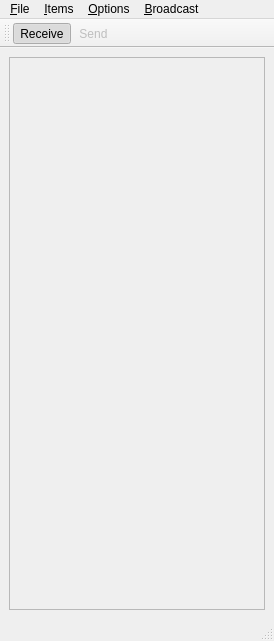
<?xml version="1.0" encoding="UTF-8"?>
<ui version="4.0">
 <class>LogViewer</class>
 <widget class="QMainWindow" name="LogViewer">
  <property name="geometry">
   <rect>
    <x>0</x>
    <y>0</y>
    <width>274</width>
    <height>641</height>
   </rect>
  </property>
  <property name="windowTitle">
   <string>MainWindow</string>
  </property>
  <widget class="QWidget" name="centralwidget">
   <layout class="QVBoxLayout" name="verticalLayout">
    <item>
     <widget class="QScrollArea" name="tracksArea">
      <property name="verticalScrollBarPolicy">
       <enum>Qt::ScrollBarAlwaysOff</enum>
      </property>
      <property name="horizontalScrollBarPolicy">
       <enum>Qt::ScrollBarAsNeeded</enum>
      </property>
      <property name="widgetResizable">
       <bool>true</bool>
      </property>
      <widget class="QWidget" name="scrollAreaWidgetContents">
       <property name="geometry">
        <rect>
         <x>0</x>
         <y>0</y>
         <width>254</width>
         <height>532</height>
        </rect>
       </property>
      </widget>
     </widget>
    </item>
   </layout>
  </widget>
  <widget class="QMenuBar" name="menubar">
   <property name="geometry">
    <rect>
     <x>0</x>
     <y>0</y>
     <width>274</width>
     <height>25</height>
    </rect>
   </property>
   <widget class="QMenu" name="menu_File">
    <property name="title">
     <string>&amp;File</string>
    </property>
    <addaction name="actionE_xit"/>
   </widget>
   <widget class="QMenu" name="menuSpectrum">
    <property name="title">
     <string>&amp;Items</string>
    </property>
    <addaction name="action_Add_Log"/>
    <addaction name="actionAdd_Logs_by_Log"/>
    <addaction name="action_Remove_Log"/>
    <addaction name="separator"/>
    <addaction name="actionSetup_Tops"/>
    <addaction name="actionSetup_Horizons"/>
   </widget>
   <widget class="QMenu" name="menu_Options">
    <property name="title">
     <string>&amp;Options</string>
    </property>
    <widget class="QMenu" name="menuSort">
     <property name="title">
      <string>&amp;Sort</string>
     </property>
     <addaction name="actionSort_By_Log"/>
     <addaction name="actionSort_By_Well"/>
    </widget>
    <addaction name="actionConfigure_X_Axis_2"/>
    <addaction name="actionConfigure_Z_Axis"/>
    <addaction name="actionConfigure_Track_Labels"/>
    <addaction name="separator"/>
    <addaction name="menuSort"/>
   </widget>
   <widget class="QMenu" name="menu_Broadcast">
    <property name="title">
     <string>&amp;Broadcast</string>
    </property>
    <addaction name="action_Receive"/>
    <addaction name="action_Send"/>
   </widget>
   <addaction name="menu_File"/>
   <addaction name="menuSpectrum"/>
   <addaction name="menu_Options"/>
   <addaction name="menu_Broadcast"/>
  </widget>
  <widget class="QStatusBar" name="statusbar"/>
  <widget class="QToolBar" name="toolBar">
   <property name="windowTitle">
    <string>toolBar</string>
   </property>
   <attribute name="toolBarArea">
    <enum>TopToolBarArea</enum>
   </attribute>
   <attribute name="toolBarBreak">
    <bool>false</bool>
   </attribute>
   <addaction name="action_Receive"/>
   <addaction name="action_Send"/>
  </widget>
  <action name="actionE_xit">
   <property name="text">
    <string>E&amp;xit</string>
   </property>
   <property name="shortcut">
    <string>Ctrl+X</string>
   </property>
  </action>
  <action name="action_Add_Log">
   <property name="text">
    <string>&amp;Add Logs by Well</string>
   </property>
   <property name="shortcut">
    <string>Ctrl+A</string>
   </property>
  </action>
  <action name="actionConfigure_Z_Axis">
   <property name="text">
    <string>Configure &amp;Z-Axis</string>
   </property>
   <property name="shortcut">
    <string>Ctrl+Z</string>
   </property>
  </action>
  <action name="actionConfigure_X_Axis">
   <property name="text">
    <string>Configure X-Axis</string>
   </property>
  </action>
  <action name="action_Remove_Log">
   <property name="text">
    <string>&amp;Remove Logs</string>
   </property>
   <property name="shortcut">
    <string>Ctrl+R</string>
   </property>
  </action>
  <action name="action_Receive">
   <property name="checkable">
    <bool>true</bool>
   </property>
   <property name="checked">
    <bool>true</bool>
   </property>
   <property name="icon">
    <iconset resource="../ProjectViewer/icons.qrc">
     <normaloff>:/icons/images/receive-icon-32x32.png</normaloff>:/icons/images/receive-icon-32x32.png</iconset>
   </property>
   <property name="text">
    <string>&amp;Receive</string>
   </property>
  </action>
  <action name="action_Send">
   <property name="checkable">
    <bool>true</bool>
   </property>
   <property name="enabled">
    <bool>false</bool>
   </property>
   <property name="icon">
    <iconset resource="../ProjectViewer/icons.qrc">
     <normaloff>:/icons/images/send-icon-32x32.png</normaloff>:/icons/images/send-icon-32x32.png</iconset>
   </property>
   <property name="text">
    <string>&amp;Send</string>
   </property>
  </action>
  <action name="actionAdd_Logs_by_Log">
   <property name="text">
    <string>Add &amp;Logs by Log</string>
   </property>
   <property name="shortcut">
    <string>Ctrl+L</string>
   </property>
  </action>
  <action name="actionConfigure_Track_Labels">
   <property name="text">
    <string>&amp;Configure Track Labels</string>
   </property>
  </action>
  <action name="action_Open_Horizon">
   <property name="text">
    <string>&amp;Open Horizon</string>
   </property>
   <property name="shortcut">
    <string>Ctrl+O</string>
   </property>
  </action>
  <action name="action_Close_Horizon">
   <property name="text">
    <string>&amp;Close Horizon</string>
   </property>
  </action>
  <action name="actionSort_By_Log">
   <property name="text">
    <string>&amp;Sort By Log</string>
   </property>
  </action>
  <action name="actionSort_By_Well">
   <property name="text">
    <string>Sort &amp;By Well</string>
   </property>
  </action>
  <action name="actionConfigure_X_Axis_2">
   <property name="text">
    <string>Configure &amp;X-Axis</string>
   </property>
  </action>
  <action name="actionSetup_Horizons">
   <property name="text">
    <string>Setup &amp;Horizons</string>
   </property>
   <property name="shortcut">
    <string>Ctrl+H</string>
   </property>
  </action>
  <action name="actionSetup_Tops">
   <property name="text">
    <string>Setup &amp;Tops</string>
   </property>
   <property name="shortcut">
    <string>Ctrl+T</string>
   </property>
  </action>
 </widget>
 <resources>
  <include location="../ProjectViewer/icons.qrc"/>
 </resources>
 <connections>
  <connection>
   <sender>actionE_xit</sender>
   <signal>triggered()</signal>
   <receiver>LogViewer</receiver>
   <slot>close()</slot>
   <hints>
    <hint type="sourcelabel">
     <x>-1</x>
     <y>-1</y>
    </hint>
    <hint type="destinationlabel">
     <x>399</x>
     <y>299</y>
    </hint>
   </hints>
  </connection>
 </connections>
</ui>
